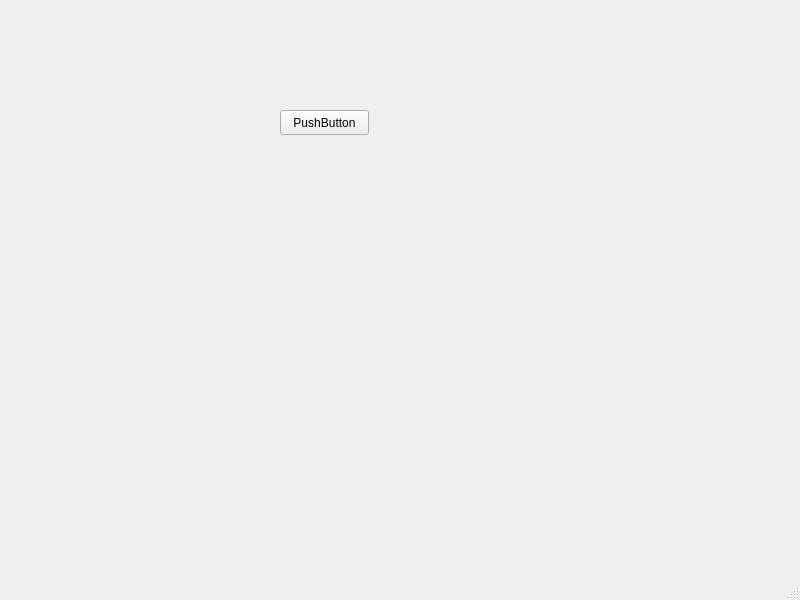
<?xml version="1.0" encoding="UTF-8"?>
<ui version="4.0">
 <class>MainWindow</class>
 <widget class="QMainWindow" name="MainWindow">
  <property name="geometry">
   <rect>
    <x>0</x>
    <y>0</y>
    <width>800</width>
    <height>600</height>
   </rect>
  </property>
  <property name="windowTitle">
   <string>MainWindow</string>
  </property>
  <widget class="QWidget" name="centralwidget">
   <widget class="QPushButton" name="pushButton">
    <property name="geometry">
     <rect>
      <x>280</x>
      <y>110</y>
      <width>89</width>
      <height>25</height>
     </rect>
    </property>
    <property name="text">
     <string>PushButton</string>
    </property>
   </widget>
  </widget>
  <widget class="QMenuBar" name="menubar">
   <property name="geometry">
    <rect>
     <x>0</x>
     <y>0</y>
     <width>800</width>
     <height>27</height>
    </rect>
   </property>
  </widget>
  <widget class="QStatusBar" name="statusbar"/>
 </widget>
 <resources/>
 <connections/>
</ui>
